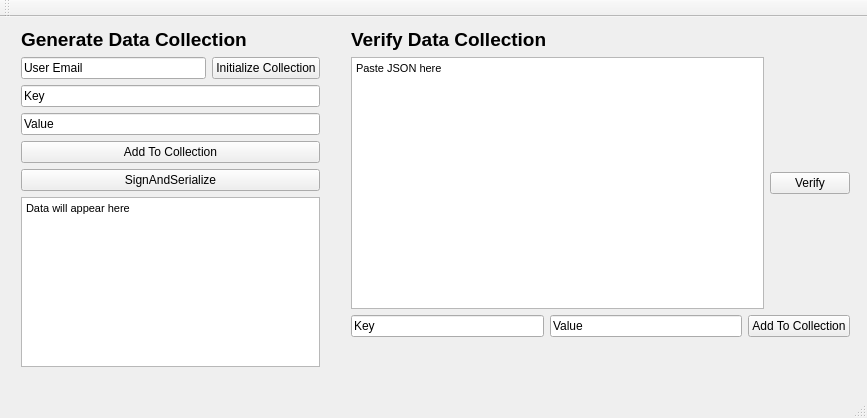
<?xml version="1.0" encoding="UTF-8"?>
<ui version="4.0">
 <class>MainWindow</class>
 <widget class="QMainWindow" name="MainWindow">
  <property name="geometry">
   <rect>
    <x>0</x>
    <y>0</y>
    <width>867</width>
    <height>418</height>
   </rect>
  </property>
  <property name="windowTitle">
   <string>MainWindow</string>
  </property>
  <widget class="QWidget" name="centralWidget">
   <widget class="QWidget" name="verticalLayoutWidget">
    <property name="geometry">
     <rect>
      <x>10</x>
      <y>0</y>
      <width>321</width>
      <height>361</height>
     </rect>
    </property>
    <layout class="QVBoxLayout" name="verticalLayout">
     <item>
      <layout class="QGridLayout" name="gridLayout">
       <item row="8" column="0">
        <widget class="QTextEdit" name="DataCollection_Output">
         <property name="html">
          <string>&lt;!DOCTYPE HTML PUBLIC &quot;-//W3C//DTD HTML 4.0//EN&quot; &quot;http://www.w3.org/TR/REC-html40/strict.dtd&quot;&gt;
&lt;html&gt;&lt;head&gt;&lt;meta name=&quot;qrichtext&quot; content=&quot;1&quot; /&gt;&lt;style type=&quot;text/css&quot;&gt;
p, li { white-space: pre-wrap; }
&lt;/style&gt;&lt;/head&gt;&lt;body style=&quot; font-family:'MS Shell Dlg 2'; font-size:8.25pt; font-weight:400; font-style:normal;&quot;&gt;
&lt;p style=&quot; margin-top:0px; margin-bottom:0px; margin-left:0px; margin-right:0px; -qt-block-indent:0; text-indent:0px;&quot;&gt;Data will appear here&lt;/p&gt;&lt;/body&gt;&lt;/html&gt;</string>
         </property>
        </widget>
       </item>
       <item row="2" column="0">
        <widget class="QLineEdit" name="Add_Key">
         <property name="text">
          <string>Key</string>
         </property>
        </widget>
       </item>
       <item row="4" column="0">
        <widget class="QLineEdit" name="Add_Value">
         <property name="text">
          <string>Value</string>
         </property>
        </widget>
       </item>
       <item row="6" column="0">
        <widget class="QPushButton" name="AddToCollection">
         <property name="text">
          <string>Add To Collection</string>
         </property>
        </widget>
       </item>
       <item row="7" column="0">
        <widget class="QPushButton" name="SignAndSerialize">
         <property name="text">
          <string>SignAndSerialize</string>
         </property>
        </widget>
       </item>
       <item row="1" column="0">
        <layout class="QHBoxLayout" name="horizontalLayout">
         <item>
          <widget class="QLineEdit" name="User_Email">
           <property name="text">
            <string>User Email</string>
           </property>
          </widget>
         </item>
         <item>
          <widget class="QPushButton" name="initDataCollection">
           <property name="text">
            <string>Initialize Collection</string>
           </property>
          </widget>
         </item>
        </layout>
       </item>
       <item row="0" column="0">
        <widget class="QLabel" name="label">
         <property name="font">
          <font>
           <pointsize>14</pointsize>
           <weight>75</weight>
           <bold>true</bold>
          </font>
         </property>
         <property name="text">
          <string>Generate Data Collection</string>
         </property>
        </widget>
       </item>
      </layout>
     </item>
    </layout>
   </widget>
   <widget class="QWidget" name="verticalLayoutWidget_2">
    <property name="geometry">
     <rect>
      <x>340</x>
      <y>0</y>
      <width>521</width>
      <height>361</height>
     </rect>
    </property>
    <layout class="QVBoxLayout" name="verticalLayout_2">
     <item>
      <widget class="QLabel" name="label_2">
       <property name="font">
        <font>
         <pointsize>14</pointsize>
         <weight>75</weight>
         <bold>true</bold>
        </font>
       </property>
       <property name="text">
        <string>Verify Data Collection</string>
       </property>
      </widget>
     </item>
     <item>
      <layout class="QHBoxLayout" name="horizontalLayout_2">
       <item>
        <widget class="QTextEdit" name="VerifyJSON">
         <property name="html">
          <string>&lt;!DOCTYPE HTML PUBLIC &quot;-//W3C//DTD HTML 4.0//EN&quot; &quot;http://www.w3.org/TR/REC-html40/strict.dtd&quot;&gt;
&lt;html&gt;&lt;head&gt;&lt;meta name=&quot;qrichtext&quot; content=&quot;1&quot; /&gt;&lt;style type=&quot;text/css&quot;&gt;
p, li { white-space: pre-wrap; }
&lt;/style&gt;&lt;/head&gt;&lt;body style=&quot; font-family:'MS Shell Dlg 2'; font-size:8.25pt; font-weight:400; font-style:normal;&quot;&gt;
&lt;p style=&quot; margin-top:0px; margin-bottom:0px; margin-left:0px; margin-right:0px; -qt-block-indent:0; text-indent:0px;&quot;&gt;Paste JSON here&lt;/p&gt;&lt;/body&gt;&lt;/html&gt;</string>
         </property>
        </widget>
       </item>
       <item>
        <widget class="QPushButton" name="VerifyButton">
         <property name="text">
          <string>Verify</string>
         </property>
        </widget>
       </item>
       <item>
        <layout class="QHBoxLayout" name="horizontalLayout_5"/>
       </item>
      </layout>
     </item>
     <item>
      <layout class="QHBoxLayout" name="horizontalLayout_6">
       <item>
        <widget class="QLineEdit" name="check_key">
         <property name="text">
          <string>Key</string>
         </property>
        </widget>
       </item>
       <item>
        <widget class="QLineEdit" name="check_value">
         <property name="text">
          <string>Value</string>
         </property>
        </widget>
       </item>
       <item>
        <widget class="QPushButton" name="check">
         <property name="text">
          <string>Add To Collection</string>
         </property>
        </widget>
       </item>
      </layout>
     </item>
     <item>
      <widget class="QLabel" name="ValidDataCollectionLabel">
       <property name="font">
        <font>
         <pointsize>16</pointsize>
         <weight>75</weight>
         <bold>true</bold>
        </font>
       </property>
       <property name="text">
        <string/>
       </property>
      </widget>
     </item>
    </layout>
   </widget>
  </widget>
  <widget class="QMenuBar" name="menuBar">
   <property name="geometry">
    <rect>
     <x>0</x>
     <y>0</y>
     <width>867</width>
     <height>21</height>
    </rect>
   </property>
  </widget>
  <widget class="QToolBar" name="mainToolBar">
   <attribute name="toolBarArea">
    <enum>TopToolBarArea</enum>
   </attribute>
   <attribute name="toolBarBreak">
    <bool>false</bool>
   </attribute>
  </widget>
  <widget class="QStatusBar" name="statusBar"/>
 </widget>
 <layoutdefault spacing="6" margin="11"/>
 <resources/>
 <connections/>
</ui>
